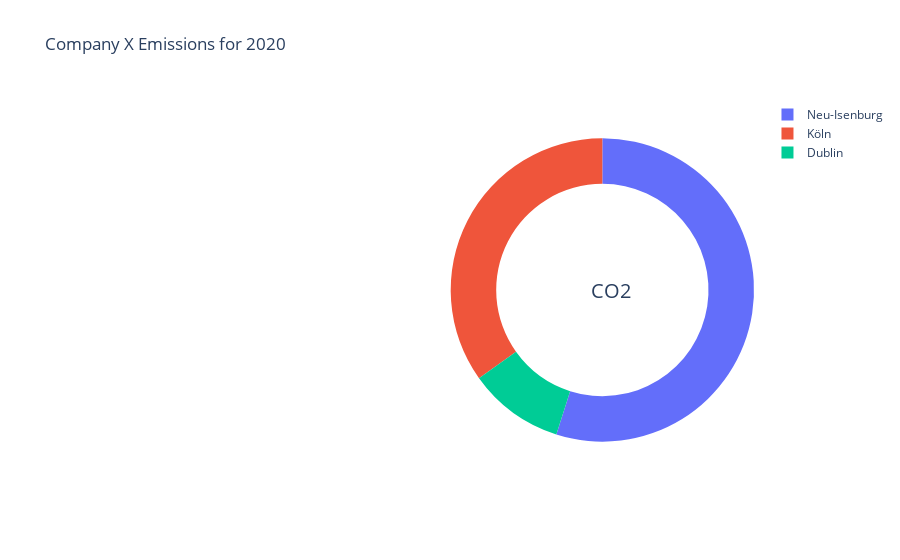

Notebook code for this chart:
### Markdown cell above
# Try out the donut pie chart with the mocked up data.

### Code cell
#labels = ["Electricity", "Heating", "Business Travel", "Paper", "Water", "Waste"]
labels = df_mock_data_all['Location']

# Create subplots: use 'domain' type for Pie subplot
fig = make_subplots(rows=1, cols=2, specs=[[{'type':'domain'}, {'type':'domain'}]])
 
fig.add_trace(go.Pie(labels=labels,textinfo='none', values = df_mock_data_all['2020'], name="CO2 Emissions"),1, 2)

# Use `hole` to create a donut-like pie chart
fig.update_traces(hole=.7, hoverinfo="label+percent+name")
fig.update_layout(
    title_text=("Company X Emissions for 2020" ), 
    # Add annotations in the center of the donut pies.
    annotations=[dict(text='CO2', x=0.82, y=0.5, font_size=20, showarrow=False)])

fig.show()

### Figure 1 — Plotly figure (JSON) as saved in the notebook; plotly's stock layout.template omitted (floating-point values rounded to 4 significant figures)
{"data": [{"domain": {"x": [0.55, 1], "y": [0, 1]}, "hole": 0.7, "hoverinfo": "label+percent+name", "labels": ["Dublin", "Dublin", "Dublin", "Dublin", "Dublin", "Dublin", "Dublin", "Dublin", "Dublin", "Neu-Isenburg", "Neu-Isenburg", "Neu-Isenburg", "Köln", "Köln", "Köln", "Köln", "Köln", "Köln", "Neu-Isenburg", "Neu-Isenburg", "Neu-Isenburg"], "name": "CO2 Emissions", "textinfo": "none", "type": "pie", "values": [2211.0, 626.2, 219.2, 1800, 11358, 180, 1800, 11358, 180, 1000, 19358, 1180, 21800, 1358, 1180, 1519.0, 447.8, 75330.0, 1139.0, 335.8, 137000.0]}], "layout": {"annotations": [{"font": {"size": 20}, "showarrow": false, "text": "CO2", "x": 0.82, "y": 0.5}], "title": {"text": "Company X Emissions for 2020"}}}
